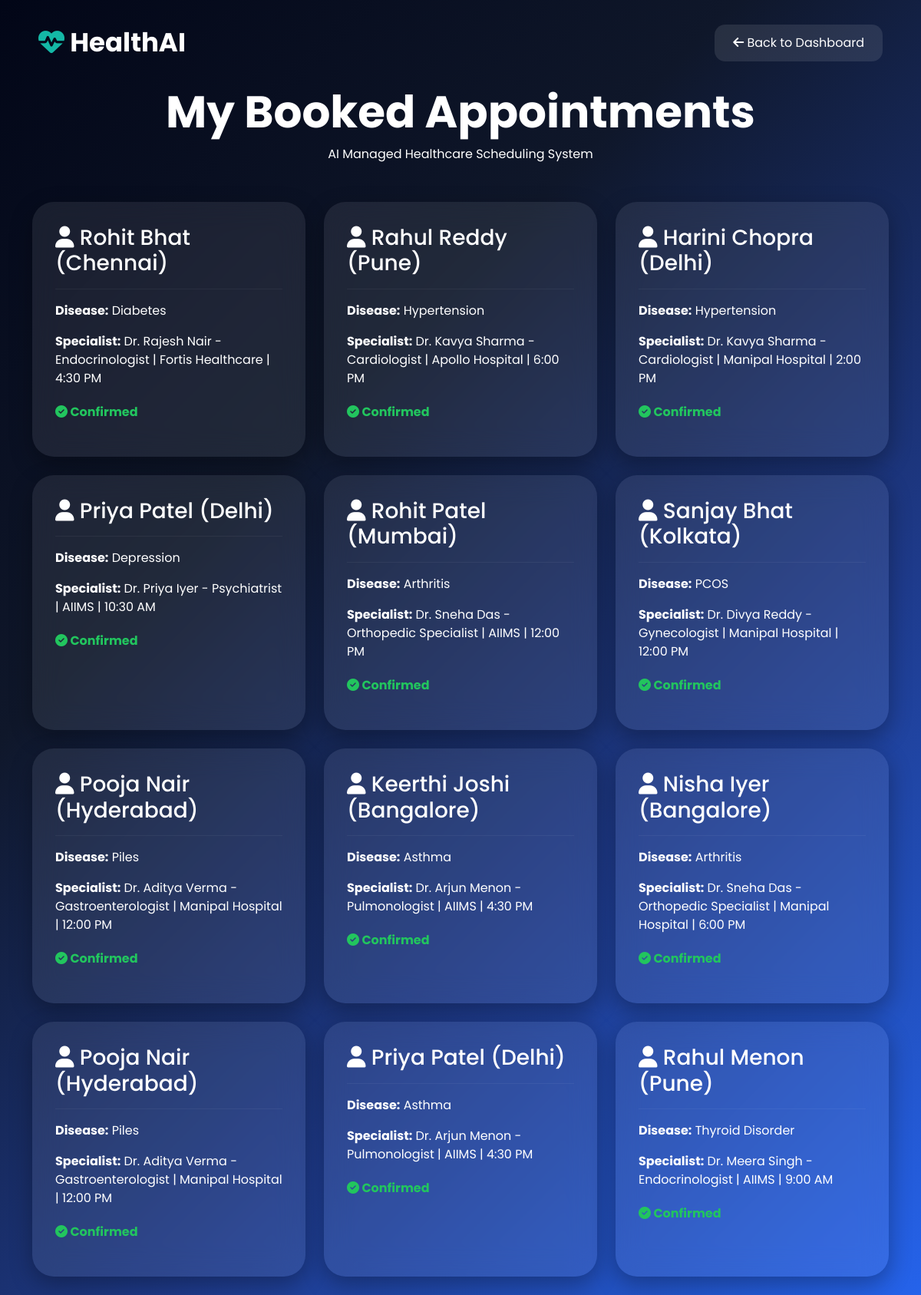
The page /my_appointments on the database its author committed.
### tables this page shows
CREATE TABLE booked_appointments(

        id INTEGER PRIMARY KEY AUTOINCREMENT,

        patient_name TEXT,
        disease TEXT,
        specialist TEXT,
        booking_status TEXT

    );

### app.py (the view)
@app.route('/my_appointments')
def my_appointments():
    conn = sqlite3.connect('healthcare.db')
    cur = conn.cursor()
    cur.execute("""

        SELECT

            patient_name,
            disease,
            specialist,
            booking_status

        FROM booked_appointments

        ORDER BY id DESC

    """)
    bookings = cur.fetchall()
    conn.close()
    return render_template(
        'my_appointments.html',
        bookings=bookings
    )

### templates/my_appointments.html (shortened to what this page needs)
<!DOCTYPE html>
<html lang="en">
<head>
    <link href="https://cdn.jsdelivr.net/npm/bootstrap@5.3.0/dist/css/bootstrap.min.css" rel="stylesheet">
    <link rel="stylesheet" href="https://cdnjs.cloudflare.com/ajax/libs/font-awesome/6.4.0/css/all.min.css">
</head>
<body>
    <div class="top-bar">
        <div class="logo">
            <i class="fa-solid fa-heart-pulse"></i>
            HealthAI
        </div>
        <a href="/patient_dashboard" class="back-btn">
            <i class="fa-solid fa-arrow-left"></i>
            Back to Dashboard
        </a>
    </div>
    <div class="title">
        <h1>
            My Booked Appointments
        </h1>
        <p>
            AI Managed Healthcare Scheduling System
        </p>
    </div>
    <div class="container">
        <div class="row">
            {% for booking in bookings %}
            <div class="col-md-4 mb-4">
                <div class="appointment-card">
                    <h3>
                        <i class="fa-solid fa-user"></i>
                        {{ booking[0] }}
                    </h3>
                    <hr style="border-color:rgba(255,255,255,0.2);">
                    <p>
                        <b>Disease:</b>
                        {{ booking[1] }}
                    </p>
                    <p>
                        <b>Specialist:</b>
                        {{ booking[2] }}
                    </p>
                    <p class="status">
                        <i class="fa-solid fa-circle-check"></i>
                        {{ booking[3] }}
                    </p>
                </div>
            </div>
            {% endfor %}
        </div>
    </div>
</body>
</html>

### templates/my_appointments.html (style rules this page uses)
* { font-family:'Poppins',sans-serif; }
body { background: linear-gradient( 135deg, #020617, #0f172a, #1e3a8a, #2563eb ); min-height:100vh; color:white; }
.top-bar { padding:30px 50px; display:flex; justify-content:space-between; align-items:center; }
.logo { font-size:34px; font-weight:700; }
.logo i { color:#14b8a6; }
.back-btn { background:rgba(255,255,255,0.1); border:none; color:white; padding:12px 24px; border-radius:14px; text-decoration:none; }
.title { text-align:center; margin-bottom:50px; }
.title h1 { font-size:58px; font-weight:700; }
.appointment-card { background:rgba(255,255,255,0.08); backdrop-filter:blur(18px); border-radius:28px; padding:30px; box-shadow:0 10px 30px rgba(0,0,0,0.3); transition:0.4s; height:100%; }
.status { color:#22c55e; font-weight:700; margin-top:20px; }

### rows shown on the page
booked_appointments: patient_name "Rohit Bhat (Chennai)", disease "Diabetes", specialist "Dr. Rajesh Nair - Endocrinologist | Fortis Healthcare | 4:30 PM", booking_status "Confirmed"
booked_appointments: patient_name "Rahul Reddy (Pune)", disease "Hypertension", specialist "Dr. Kavya Sharma - Cardiologist | Apollo Hospital | 6:00 PM", booking_status "Confirmed"
booked_appointments: patient_name "Harini Chopra (Delhi)", disease "Hypertension", specialist "Dr. Kavya Sharma - Cardiologist | Manipal Hospital | 2:00 PM", booking_status "Confirmed"
booked_appointments: patient_name "Priya Patel (Delhi)", disease "Depression", specialist "Dr. Priya Iyer - Psychiatrist | AIIMS | 10:30 AM", booking_status "Confirmed"
booked_appointments: patient_name "Rohit Patel (Mumbai)", disease "Arthritis", specialist "Dr. Sneha Das - Orthopedic Specialist | AIIMS | 12:00 PM", booking_status "Confirmed"
booked_appointments: patient_name "Sanjay Bhat (Kolkata)", disease "PCOS", specialist "Dr. Divya Reddy - Gynecologist | Manipal Hospital | 12:00 PM", booking_status "Confirmed"
booked_appointments: patient_name "Pooja Nair (Hyderabad)", disease "Piles", specialist "Dr. Aditya Verma - Gastroenterologist | Manipal Hospital | 12:00 PM", booking_status "Confirmed"
booked_appointments: patient_name "Keerthi Joshi (Bangalore)", disease "Asthma", specialist "Dr. Arjun Menon - Pulmonologist | AIIMS | 4:30 PM", booking_status "Confirmed"
booked_appointments: patient_name "Nisha Iyer (Bangalore)", disease "Arthritis", specialist "Dr. Sneha Das - Orthopedic Specialist | Manipal Hospital | 6:00 PM", booking_status "Confirmed"
booked_appointments: patient_name "Pooja Nair (Hyderabad)", disease "Piles", specialist "Dr. Aditya Verma - Gastroenterologist | Manipal Hospital | 12:00 PM", booking_status "Confirmed"
booked_appointments: patient_name "Priya Patel (Delhi)", disease "Asthma", specialist "Dr. Arjun Menon - Pulmonologist | AIIMS | 4:30 PM", booking_status "Confirmed"
booked_appointments: patient_name "Rahul Menon (Pune)", disease "Thyroid Disorder", specialist "Dr. Meera Singh - Endocrinologist | AIIMS | 9:00 AM", booking_status "Confirmed"
